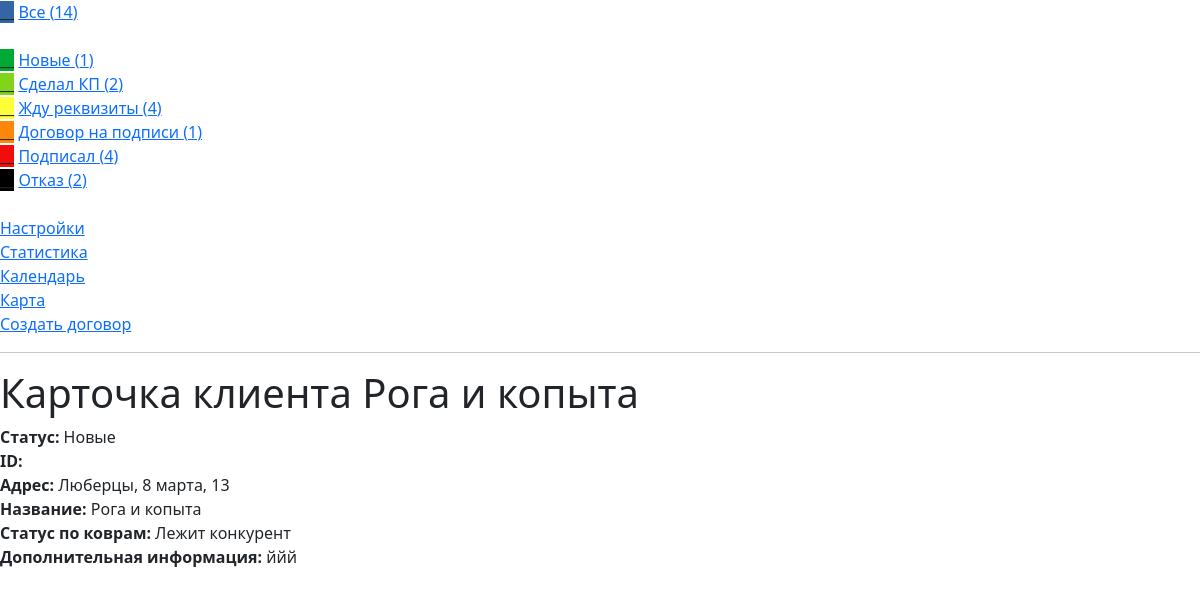
The app's page /client/roga-i-kopita with its own data.
### my_crm/models.py (models this page shows, shortened)
class Stages(models.Model):
    title = models.CharField(max_length=20)
    color = models.CharField(max_length=7)
    slug = models.SlugField(default='', null=False, db_index=True)
    class Meta:
        verbose_name = 'Этап продажы'
        verbose_name_plural = 'Этапы продаж'
    def __str__(self):
        return self.title

class Clients(models.Model):
    client_id = models.CharField(max_length=10)
    title = models.CharField(max_length=50)
    address = models.CharField(max_length=150)
    stage_status = models.ForeignKey(Stages, on_delete=models.PROTECT, null=True)
    mat_status = models.ForeignKey(MatStatus, on_delete=models.PROTECT, null=True)
    additionally = models.TextField(max_length=500)
    slug = models.SlugField(default='', null=False, db_index=True)
    class Meta:
        verbose_name = 'Клиент'
        verbose_name_plural = 'Клиенты'

class MatStatus(models.Model):
    title = models.CharField(max_length=50)
    slug = models.SlugField(default='', null=False, db_index=True)
    class Meta:
        verbose_name = 'Статус по коврам'
        verbose_name_plural = 'Статусы по коврам'
    def __str__(self):
        return self.title

### my_crm/views.py (the view)
# urls.py: path('client/<slug:client_slug>', views.client, name='client-page'),
def client(request, client_slug):
    client =Clients.objects.get(slug=client_slug)
    title = Clients.objects.get(slug=client_slug).title
    return render(request, 'my_crm/client.html', {'client': client})

### my_crm/templatetags/my_filter.py (called while the page is built)
@register.filter(name='stage_filter')
def stage_filter(all_clients, stage):
    return all_clients.filter(stage_status=stage)

### my_crm/templates/my_crm/client.html (shortened to what this page needs)
{% extends 'base.html' %}
{% load static %}
{% block content %}
<h1>Карточка клиента {{client.title}}</h1>
<b>Статус: </b> {{client.stage_status}} <br>
<b>ID: </b> {{client.client_id}} <br>
<b>Адрес: </b> {{client.address}} <br>
<b>Название: </b> {{client.title}} <br>
<b>Статус по коврам: </b> {{client.mat_status}} <br>
<b>Дополнительная информация: </b> {{client.additionally}} <br>
{% endblock %}

### my_crm/templates/base.html (shortened to what this page needs)
<!DOCTYPE html>
<html lang="en">
<head>
    {% load static %}
    {% load my_filter %}
    <link rel="stylesheet" href="{% static 'my_crm/css/style.css' %}">
  <link href="https://cdn.jsdelivr.net/npm/bootstrap@5.2.0-beta1/dist/css/bootstrap.min.css" rel="stylesheet">
</head>
<body>
<color style="background-color:#3465A4">__</color>
<a href="{% url 'index-page' %}">Все ({{all_clients|length}})</a><br><br>
{% for stage in all_stages %}
    <color style="background-color:{{stage.color}}">__</color>
    <a href="{% url 'stage-page' stage.slug %}">{{stage.title}} ({{all_clients|stage_filter:stage|length}})</a><br>
{% endfor %}
<br>
<a href="{% url 'settings-page' %}">Настройки</a><br>
<a href="{% url 'statistics-page' %}">Статистика</a><br>
<a href="{% url 'calendar-page' %}">Календарь</a><br>
<a href="{% url 'calendar-page' %}">Карта</a><br>
<a href="">Создать договор</a><br>
<hr>
<content>
    {% block content %}
    {% endblock %}
</content>
</body>
</html>

### my_crm/static/my_crm/css/style.css (style rules this page uses)
html { color: blue; }

### records on screen
Stages: title "Новые", all_clients "1"
Stages: title "Сделал КП", all_clients "2"
Stages: title "Жду реквизиты", all_clients "4"
Stages: title "Договор на подписи", all_clients "1"
Stages: title "Подписал", all_clients "4"
Stages: title "Отказ", all_clients "2"
Clients: title "Рога и копыта", stage_status "Новые", address "Люберцы, 8 марта, 13", mat_status "Лежит конкурент", additionally "ййй"

### other values on screen
{{ all_clients|length }} "14"
